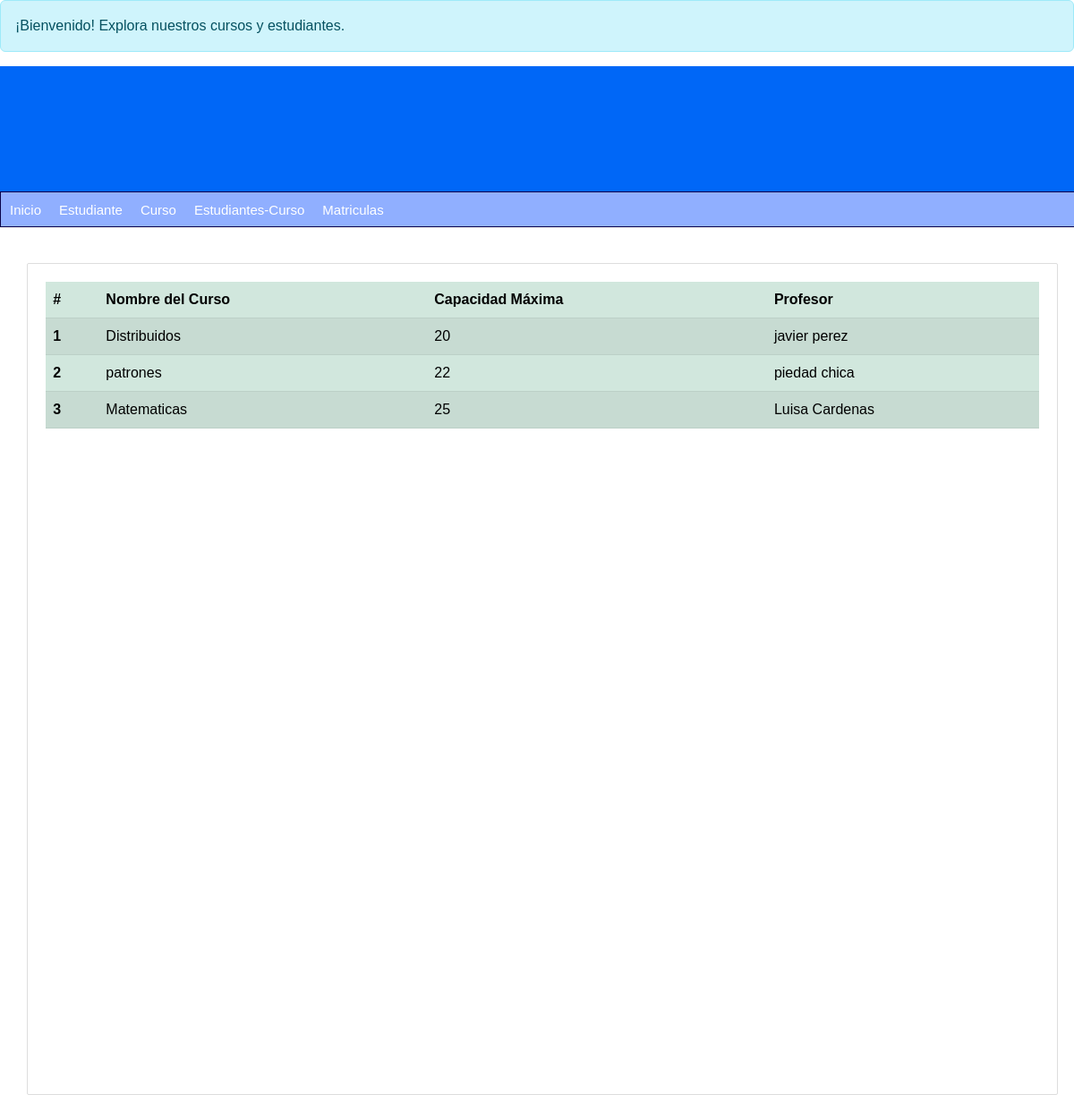
Screenshot of /lista-curso/ with the database file from the repository.
### curso/models.py (models this page shows, shortened)
class Curso(models.Model):
    nombre = models.CharField(max_length=100)
    capacidad_max = models.IntegerField()
    profesor = models.ForeignKey(Persona, limit_choices_to={'rol': 'profesor'},on_delete=models.CASCADE)
    create_at = models.DateTimeField(auto_now=True)
    estudiantes = models.ManyToManyField(Persona, related_name='cursos_estudiante', blank=True)
    class Meta:
        db_table = 'Curso'

### persona/models.py (models this page shows, shortened)
class Persona(models.Model):
    nombre = models.CharField(max_length=100)
    apellidos = models.CharField(max_length=100)
    dni = models.CharField(max_length=10)
    telefono = models.CharField(max_length=10)
    email = models.EmailField()
    fecha_nacimiento = models.DateField()
    rol = models.CharField(max_length=20)
    create_at = models.DateTimeField(auto_now=True)
    class Meta:
        db_table = 'Persona'

### curso/views.py (the view)
# urls.py: path('lista-curso/',get_cursos,name='lista-curso'),
def get_cursos(request):
    cursos = Curso.objects.all()
    return render(request, 'lista-curso.html', {
        'title': 'Lista de cursos',
        'cursos': cursos
        })

### curso/templates/lista-curso.html
{% extends "index.html" %}
{% block content %}
<table class="table table-success table-striped">
   <thead>
     <tr>
       <th scope="col">#</th>
       <th scope="col">Nombre del Curso</th>
       <th scope="col">Capacidad Máxima</th>
       <th scope="col">Profesor</th>
     </tr>
   </thead>
   <tbody>
     {% for curso in cursos %}
     <tr>
       <th scope="row">{{ forloop.counter }}</th>
       <td>{{ curso.nombre }}</td>
       <td>{{ curso.capacidad_max }}</td>
       <td>{{ curso.profesor.nombre }} {{ curso.profesor.apellidos }}</td>
     </tr>
     {% endfor %}
   </tbody>
</table>
{% endblock %}

### mainApp/static/css/styles.css (style rules this page uses)
* { margin: 0px; padding: 0px; font-family: Arial, Helvetica, sans-serif; text-decoration: none; }
body { background-color: #f2f2f2; }

### rows the page displays
Curso: nombre "Distribuidos", capacidad_max "20", profesor.nombre "javier", profesor.apellidos "perez"
Curso: nombre "patrones", capacidad_max "22", profesor.nombre "piedad", profesor.apellidos "chica"
Curso: nombre "Matematicas", capacidad_max "25", profesor.nombre "Luisa", profesor.apellidos "Cardenas"
